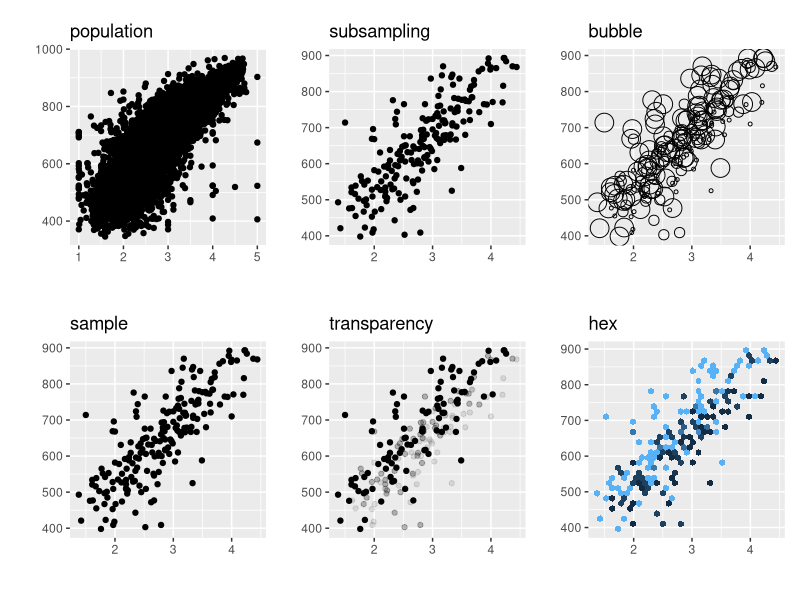
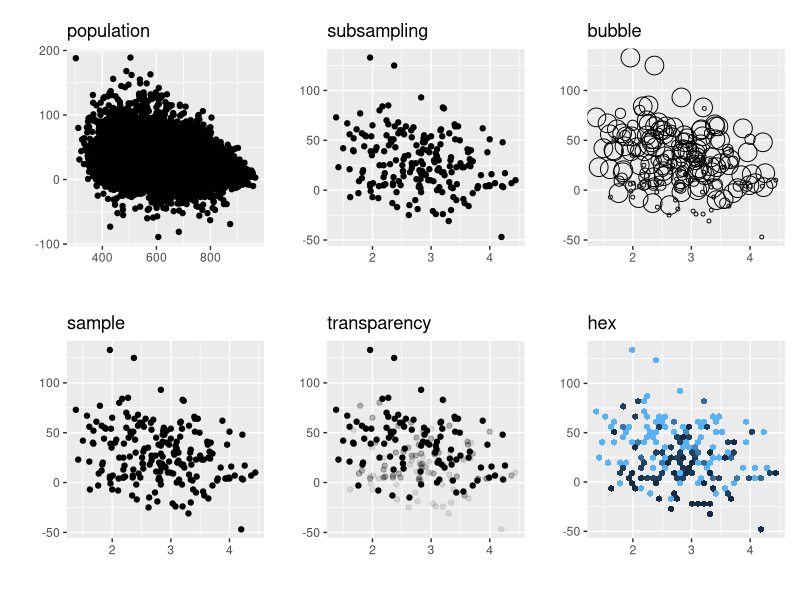

Here is the R script that generated these plots, in order:
## ---- chunk 1
#| echo: true
library(survey)
data(api)
## ---- chunk 2
library(patchwork)
library(tidyverse)

dstrat<-svydesign(id=~1,strata=~stype, weights=~pw, data=apistrat, fpc=~fpc)

rr <-  svyvar(~api00+avg.ed, dstrat) |> as.matrix() |>cov2cor() 
paste('True Correlation', rr[2,1])

wts <- 1/dstrat$prob 

p6 <- ggplot(apipop) + geom_point(aes(y = api00, x = avg.ed)) + theme(aspect.ratio = 1)+ labs(title='population', x = '', y = '')

 p5 <- ggplot(apistrat) + geom_point(aes(y = api00, x = avg.ed) ) +
   theme(aspect.ratio = 1)+ labs(title='sample', x = '', y = '') 

p2 <- ggplot(apistrat) + geom_point(aes(y = api00, x = avg.ed, size = wts), shape = 1 ) + theme(aspect.ratio = 1) + labs(title='bubble', , x = '', y = '')

p3 <- ggplot(apistrat) + geom_point(aes(y = api00, x = avg.ed, alpha = wts)) + theme(aspect.ratio = 1)+ labs(title ='transparency', x = '', y = '')

p4 <- ggplot(apistrat, aes(y = api00, x = avg.ed, z = wts)) +
  theme(aspect.ratio = 1)+ stat_summary_hex(  ) + labs(title = 'hex', x = '', y = '')

ids <- sample(1:nrow(apistrat), replace = TRUE, prob = wts )
p1 <- ggplot(apistrat) + geom_point(aes(y = api00, x = avg.ed) ) +
  theme(aspect.ratio = 1) + labs(title='subsampling', x = '', y = '')

(p6 + p1 + p2)/ (p5+p3+p4)  + 
  plot_layout(guides = "collect", axes = "collect", axis_titles = "collect") & 
  theme(legend.position = "none")


## ---- chunk 3

rr <-  svyvar(~growth + api99, dstrat) |> as.matrix() |> cov2cor() 
paste('True Correlation', rr[2,1])

wts <- 1/dstrat$prob 

p6 <- ggplot(apipop) + geom_point(aes(y = growth, x = api99) ) + 
  theme(aspect.ratio = 1) + labs(title = 'population', x = '', y = '')

 p5 <- ggplot(apistrat) + geom_point(aes(y = growth, x = avg.ed) ) +
   theme(aspect.ratio = 1) + labs(title='sample', x = '', y = '') 

p2 <- ggplot(apistrat) + geom_point(aes(y = growth, x = avg.ed, size = wts), shape = 1 ) + theme(aspect.ratio = 1) +
  labs(title = 'bubble', , x = '', y = '')

p3 <- ggplot(apistrat) + geom_point(aes(y = growth, x = avg.ed, alpha = wts)) + theme(aspect.ratio = 1) +
  labs(title ='transparency', x = '', y = '')

p4 <- ggplot(apistrat, aes(y = growth, x = avg.ed, z = wts)) +
  theme(aspect.ratio = 1 ) + stat_summary_hex(  ) + labs(title = 'hex', x = '', y = '')

ids <- sample(1:nrow(apistrat), replace = TRUE, prob = wts )
p1 <- ggplot(apistrat) + geom_point(aes(y = growth, x = avg.ed) ) +
  theme(aspect.ratio = 1) +
  labs(title='subsampling', x = '', y = '')

(p6 + p1 + p2)/ (p5+p3+p4)  + 
  plot_layout(guides = "collect", axes = "collect", axis_titles = "collect") & 
  theme(legend.position = "none")
